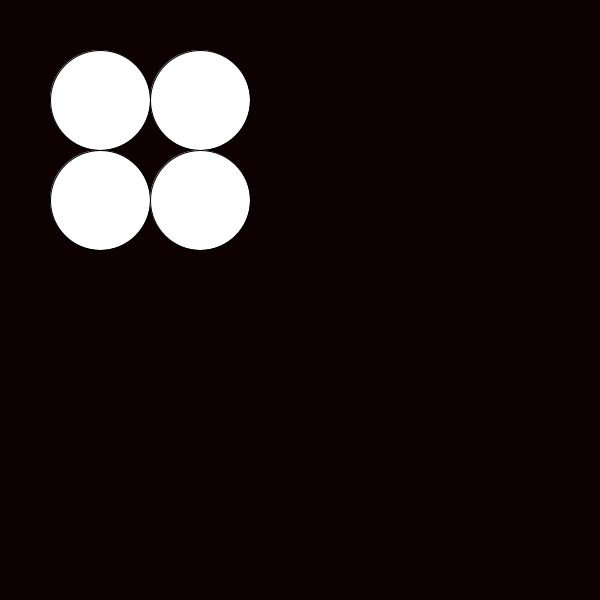
Frame 1 (no input)
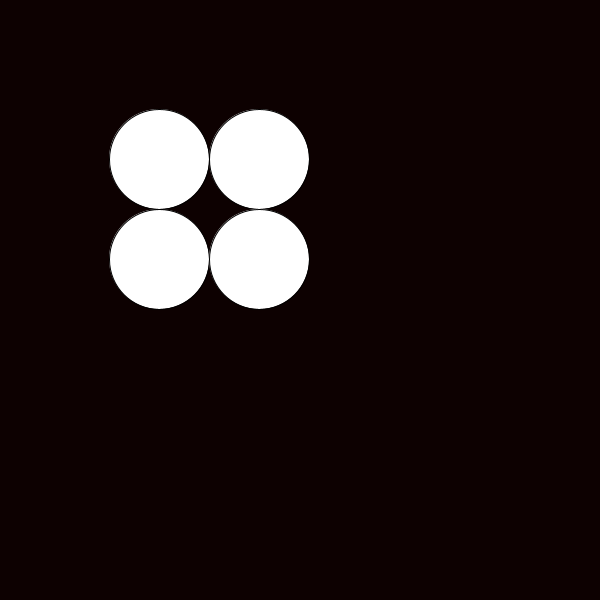
Frame 60 (the mouse pressed at the canvas centre just before this capture)
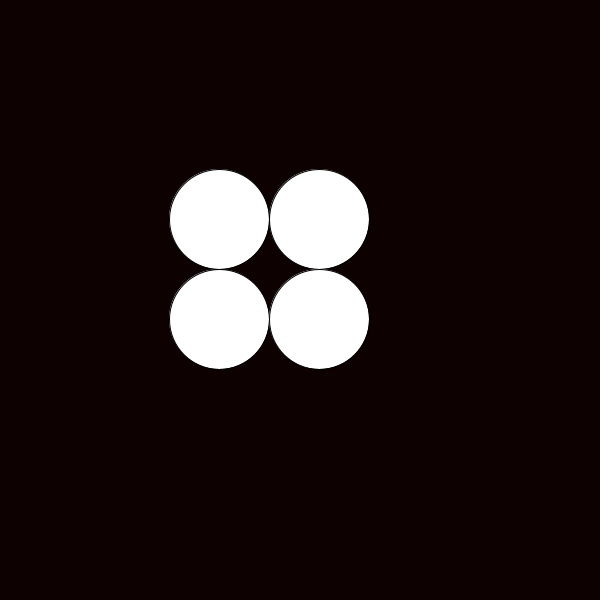
Frame 120 (the mouse held since frame 60 and released just before this capture)

The Processing sketch that drew these frames (run headless with seeded random() and noise(); from frame 60 on, the mouse is pressed at the canvas centre):

// Processing sketch: processing_134690
// ── processing_134690.pde

void setup(){
  size(600,600);
}

   
    float y = 100;
    float x = 200;
    float s = 1;
    float v = 1;
    
   
    
void draw(){
    if (y>750)
    {
      y = 0;
      v = random(40);
    }
    if (x>750)
    {
      x = 0;
      s = random(10);
    }
    background(13,1,1);
    ellipse(x,y,100,100);
    ellipse(y,x,100,100);
    ellipse(x,x,100,100);
    ellipse(y,y,100,100);
    x = x + s;
    y = y + s;



}
